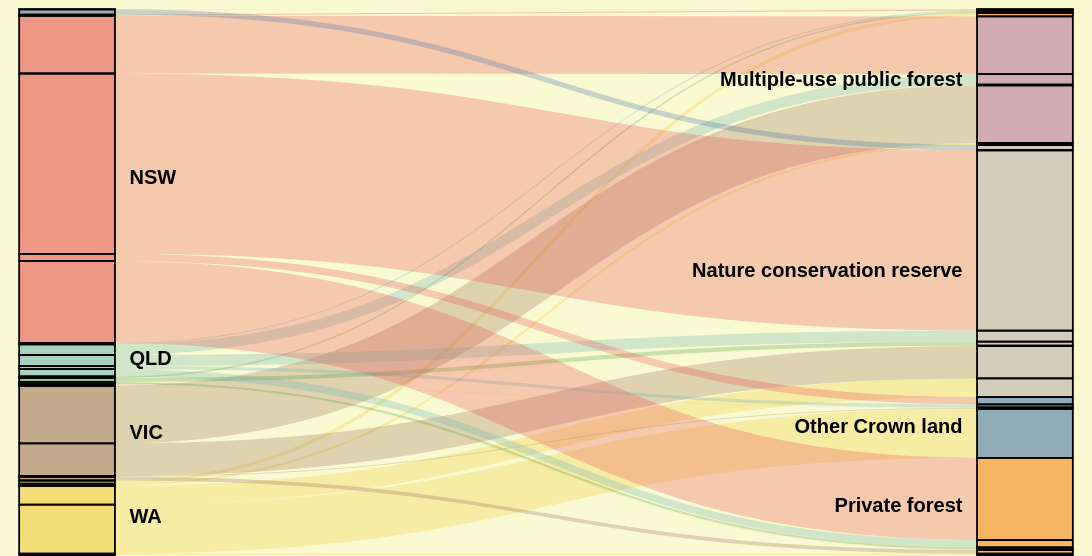

Vega-Lite specification for this chart:
### Vega specification from a JSON file in a GitHub repository (floating-point values rounded to 4 significant figures)
{"$schema": "https://vega.github.io/schema/vega/v5.2.json", "height": 300, "width": 600, "data": [{"name": "rawData", "values": [{"key": {"states": "ACT", "forest_tenure": "Leasehold"}, "fire_area": 3}, {"key": {"states": "NSW", "forest_tenure": "Leasehold"}, "fire_area": 19}, {"key": {"states": "QLD", "forest_tenure": "Leasehold"}, "fire_area": 18}, {"key": {"states": "SA", "forest_tenure": "Leasehold"}, "fire_area": 22}, {"key": {"states": "WA", "forest_tenure": "Leasehold"}, "fire_area": 50}, {"key": {"states": "NSW", "forest_tenure": "Multiple-use public forest"}, "fire_area": 880}, {"key": {"states": "QLD", "forest_tenure": "Multiple-use public forest"}, "fire_area": 162}, {"key": {"states": "TAS", "forest_tenure": "Multiple-use public forest"}, "fire_area": 10}, {"key": {"states": "VIC", "forest_tenure": "Multiple-use public forest"}, "fire_area": 878}, {"key": {"states": "WA", "forest_tenure": "Multiple-use public forest"}, "fire_area": 31}, {"key": {"states": "ACT", "forest_tenure": "Nature conservation reserve"}, "fire_area": 80}, {"key": {"states": "NSW", "forest_tenure": "Nature conservation reserve"}, "fire_area": 2750}, {"key": {"states": "QLD", "forest_tenure": "Nature conservation reserve"}, "fire_area": 169}, {"key": {"states": "SA", "forest_tenure": "Nature conservation reserve"}, "fire_area": 62}, {"key": {"states": "TAS", "forest_tenure": "Nature conservation reserve"}, "fire_area": 3}, {"key": {"states": "VIC", "forest_tenure": "Nature conservation reserve"}, "fire_area": 496}, {"key": {"states": "WA", "forest_tenure": "Nature conservation reserve"}, "fire_area": 286}, {"key": {"states": "NSW", "forest_tenure": "Other Crown land"}, "fire_area": 109}, {"key": {"states": "QLD", "forest_tenure": "Other Crown land"}, "fire_area": 48}, {"key": {"states": "TAS", "forest_tenure": "Other Crown land"}, "fire_area": 6}, {"key": {"states": "VIC", "forest_tenure": "Other Crown land"}, "fire_area": 13}, {"key": {"states": "WA", "forest_tenure": "Other Crown land"}, "fire_area": 749}, {"key": {"states": "NSW", "forest_tenure": "Private forest"}, "fire_area": 1254}, {"key": {"states": "QLD", "forest_tenure": "Private forest"}, "fire_area": 110}, {"key": {"states": "SA", "forest_tenure": "Private forest"}, "fire_area": 33}, {"key": {"states": "TAS", "forest_tenure": "Private forest"}, "fire_area": 7}, {"key": {"states": "VIC", "forest_tenure": "Private forest"}, "fire_area": 57}, {"key": {"states": "WA", "forest_tenure": "Private forest"}, "fire_area": 22}], "transform": [{"type": "formula", "expr": "datum.key.states", "as": "states"}, {"type": "formula", "expr": "datum.key.forest_tenure", "as": "forest_tenure"}, {"type": "formula", "expr": "datum.fire_area", "as": "size"}]}, {"name": "nodes", "source": "rawData", "transform": [{"type": "filter", "expr": "!groupSelector || groupSelector.states == datum.states || groupSelector.forest_tenure == datum.forest_tenure"}, {"type": "formula", "expr": "datum.states+datum.forest_tenure", "as": "key"}, {"type": "fold", "fields": ["states", "forest_tenure"], "as": ["stack", "grpId"]}, {"type": "formula", "expr": "datum.stack == 'states' ? datum.states+' '+datum.forest_tenure : datum.forest_tenure+' '+datum.states", "as": "sortField"}, {"type": "stack", "groupby": ["stack"], "sort": {"field": "sortField", "order": "descending"}, "field": "size"}, {"type": "formula", "expr": "(datum.y0+datum.y1)/2", "as": "yc"}]}, {"name": "groups", "source": "nodes", "transform": [{"type": "aggregate", "groupby": ["stack", "grpId"], "fields": ["size"], "ops": ["sum"], "as": ["total"]}, {"type": "stack", "groupby": ["stack"], "sort": {"field": "grpId", "order": "descending"}, "field": "total"}, {"type": "formula", "expr": "scale('y', datum.y0)", "as": "scaledY0"}, {"type": "formula", "expr": "scale('y', datum.y1)", "as": "scaledY1"}, {"type": "formula", "expr": "datum.stack == 'states'", "as": "rightLabel"}, {"type": "formula", "expr": "datum.total/domain('y')[1]", "as": "percentage"}]}, {"name": "destinationNodes", "source": "nodes", "transform": [{"type": "filter", "expr": "datum.stack == 'forest_tenure'"}]}, {"name": "edges", "source": "nodes", "transform": [{"type": "filter", "expr": "datum.stack == 'states'"}, {"type": "lookup", "from": "destinationNodes", "key": "key", "fields": ["key"], "as": ["target"]}, {"type": "linkpath", "orient": "horizontal", "shape": "diagonal", "sourceY": {"expr": "scale('y', datum.yc)"}, "sourceX": {"expr": "scale('x', 'states') + bandwidth('x')"}, "targetY": {"expr": "scale('y', datum.target.yc)"}, "targetX": {"expr": "scale('x', 'forest_tenure')"}}, {"type": "formula", "expr": "range('y')[0]-scale('y', datum.size)", "as": "strokeWidth"}, {"type": "formula", "expr": "datum.size/domain('y')[1]", "as": "percentage"}]}], "scales": [{"name": "x", "type": "band", "range": "width", "domain": ["states", "forest_tenure"], "paddingOuter": 0.02, "paddingInner": 0.9}, {"name": "y", "type": "linear", "range": "height", "domain": {"data": "nodes", "field": "y1"}}, {"name": "color", "type": "ordinal", "range": "category", "domain": {"data": "nodes", "field": "grpId"}}, {"name": "stackNames", "type": "ordinal", "range": ["Source", "Destination"], "domain": ["states", "forest_tenure"]}], "marks": [{"type": "path", "name": "edgeMark", "from": {"data": "edges"}, "clip": true, "encode": {"update": {"stroke": [{"test": "groupSelector && groupSelector.stack=='states'", "scale": "color", "field": "forest_tenure"}, {"scale": "color", "field": "states"}], "strokeWidth": {"field": "strokeWidth"}, "path": {"field": "path"}, "strokeOpacity": {"signal": "!groupSelector && (groupHover.states == datum.states || groupHover.forest_tenure == datum.forest_tenure) ? 0.9 : 0.3"}, "zindex": {"signal": "!groupSelector && (groupHover.states == datum.states || groupHover.forest_tenure == datum.forest_tenure) ? 1 : 0"}, "tooltip": {"signal": "'States: ' + datum.states + '  &  ' + 'Forest tenure: ' + datum.forest_tenure + '  &  ' + 'Burnt: ' + format(datum.size, ',.0f') + ' hectares'"}}, "hover": {"strokeOpacity": {"value": 1}}}}, {"type": "rect", "name": "groupMark", "from": {"data": "groups"}, "encode": {"enter": {"fill": {"scale": "color", "field": "grpId"}, "width": {"scale": "x", "band": 1}}, "update": {"x": {"scale": "x", "field": "stack"}, "y": {"field": "scaledY0"}, "y2": {"field": "scaledY1"}, "fillOpacity": {"value": 0.6}, "tooltip": {"signal": "datum.grpId + '   ' + format(datum.total, ',.0f') + '   (' + format(datum.percentage, '.1%') + ')'"}}, "hover": {"fillOpacity": {"value": 1}}}}, {"type": "text", "from": {"data": "groups"}, "interactive": false, "encode": {"update": {"x": {"signal": "scale('x', datum.stack) + (datum.rightLabel ? bandwidth('x') + 8 : -8)"}, "yc": {"signal": "(datum.scaledY0 + datum.scaledY1)/2"}, "align": {"signal": "datum.rightLabel ? 'left' : 'right'"}, "baseline": {"value": "middle"}, "fontWeight": {"value": "bold"}, "text": {"signal": "abs(datum.scaledY0-datum.scaledY1) > 13 ? datum.grpId : ''"}}}}, {"type": "group", "data": [{"name": "dataForShowAll", "values": [{}], "transform": [{"type": "filter", "expr": "groupSelector"}]}], "encode": {"enter": {"xc": {"signal": "width/2"}, "y": {"value": 30}, "width": {"value": 80}, "height": {"value": 30}}}, "marks": [{"type": "group", "name": "groupReset", "from": {"data": "dataForShowAll"}, "encode": {"enter": {"cornerRadius": {"value": 6}, "fill": {"value": "#f5f5f5"}, "stroke": {"value": "#c1c1c1"}, "strokeWidth": {"value": 2}, "height": {"field": {"group": "height"}}, "width": {"field": {"group": "width"}}}, "update": {"opacity": {"value": 1}}, "hover": {"opacity": {"value": 0.7}}}, "marks": [{"type": "text", "interactive": false, "encode": {"enter": {"xc": {"field": {"group": "width"}, "mult": 0.5}, "yc": {"field": {"group": "height"}, "mult": 0.5, "offset": 2}, "align": {"value": "center"}, "baseline": {"value": "middle"}, "fontWeight": {"value": "bold"}, "text": {"value": "Show All"}}}}]}]}, {"type": "rect", "from": {"data": "nodes"}, "encode": {"enter": {"stroke": {"value": "#000"}, "strokeWidth": {"value": 1}, "width": {"scale": "x", "band": 1}, "x": {"scale": "x", "field": "stack"}, "y": {"field": "y0", "scale": "y"}, "y2": {"field": "y1", "scale": "y"}}}}], "signals": [{"name": "groupHover", "value": {}, "on": [{"events": "@groupMark:mouseover", "update": "{states:datum.stack=='states' && datum.grpId, forest_tenure:datum.stack=='forest_tenure' && datum.grpId}"}, {"events": "mouseout", "update": "{}"}]}, {"name": "groupSelector", "value": false, "on": [{"events": "@groupMark:click!", "update": "{stack:datum.stack, states:datum.stack=='states' && datum.grpId, forest_tenure:datum.stack=='forest_tenure' && datum.grpId}"}, {"events": [{"type": "click", "markname": "groupReset"}, {"type": "dblclick"}], "update": "false"}]}], "config": {"background": "lightgoldenrodyellow"}}
